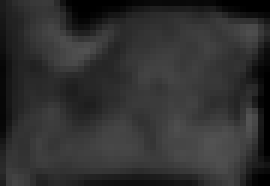
#> input picture keypts/MR_0055_L_4.png, 45 x 31 px (shown 6 times larger); its folder holds only this picture in this run
$ jupyter execute --allow-errors 'find ha, hm, hd.ipynb'   (older library calls are emulated)
#> lines starting #> are read from the running program, lines starting #| are printed output that depends on the picture
[cell 1]
import cv2
import numpy as np

[cell 2]
import imutils
import matplotlib.pyplot as plt
from scipy.interpolate import splprep, splev

[cell 3]
# [18 lines left out: function get_perp_bisector, not called in this run]

[cell 4]
# [12 lines left out: function get_md_pt, not called in this run]

[cell 5]
# [17 lines left out: function smooth_contours, not called in this run]

[cell 6]
# [35 lines left out: function warp_image, not called in this run]

[cell 7]
# [49 lines left out: function find_pts, not called in this run]

[cell 8]
import os
#> (the rest of this cell did not finish here and is left out)

[cell 9]
import matplotlib.pyplot as plt

from skimage.feature import greycomatrix, greycoprops
from skimage import data

[cell 10]
patches = []
xs = []
ys = []
for idx, img in enumerate(os.listdir('keypts')):
    if idx < 1000:
        try:
            i = cv2.imread('keypts/{}'.format(img))
#> i is the input picture: shape (31, 45, 3); min 0, max 83, mean 47.9
            i = cv2.cvtColor(i, cv2.COLOR_BGR2GRAY)
#> i: shape (31, 45)
            glcm = greycomatrix(i, [5], [0], 256, symmetric=True, normed=True)
            xs.append(greycoprops(glcm, 'dissimilarity')[0, 0])
            ys.append(greycoprops(glcm, 'contrast')[0, 0])
        except Exception as e:
            print(e)

[cell 11]
# create the figure
print(len(xs))
#| 1
plt.plot(xs, ys, 'go')
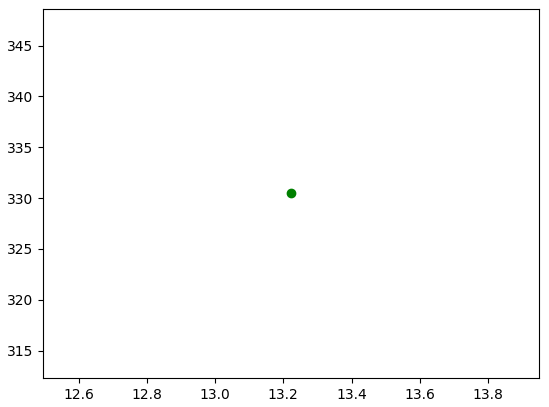
#> figure drawn by matplotlib, 1 panel


$ run again, on keypts/MR_0265_L_0.png
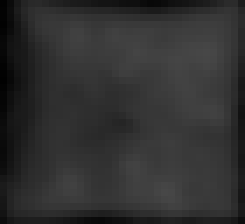
#> input picture keypts/MR_0265_L_0.png, 35 x 32 px (shown 7 times larger)
#> i is the input picture: shape (32, 35, 3); min 1, max 71, mean 47.9
#> i: shape (32, 35)
#| 1
#> `[cell 11] # create the figure print(len(xs)) plt.plot(xs, ys, 'go')`:
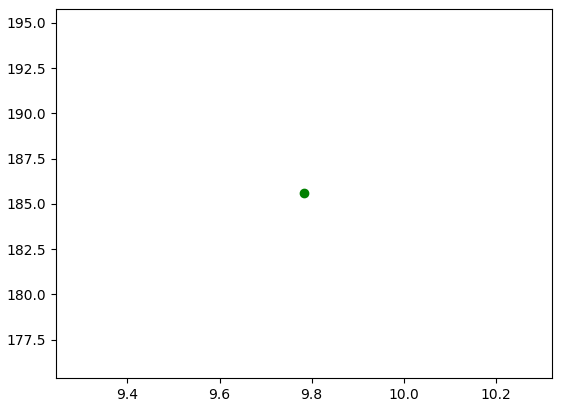
#> figure drawn by matplotlib, 1 panel

$ run again, on keypts/MR_0350_L_1.png
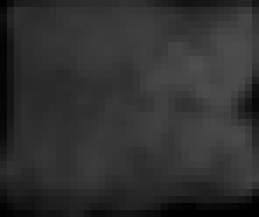
#> input picture keypts/MR_0350_L_1.png, 37 x 31 px (shown 7 times larger)
#> i is the input picture: shape (31, 37, 3); min 0, max 78, mean 47.8
#> i: shape (31, 37)
#| 1
#> `[cell 11] # create the figure print(len(xs)) plt.plot(xs, ys, 'go')`:
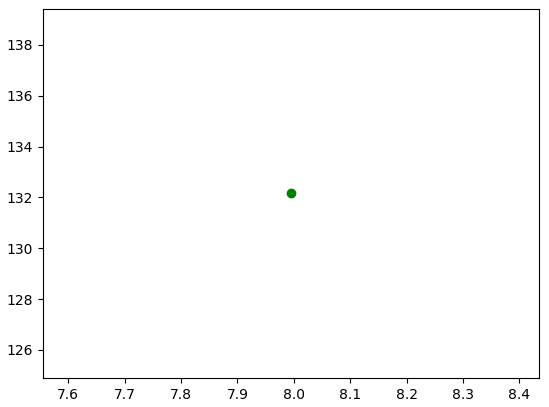
#> figure drawn by matplotlib, 1 panel

$ run again, on keypts/MR_0431_L_5.png
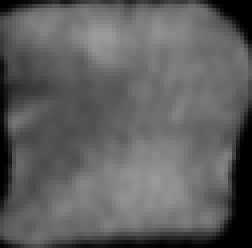
#> input picture keypts/MR_0431_L_5.png, 63 x 62 px (shown 4 times larger)
#> i is the input picture: shape (62, 63, 3); min 0, max 155, mean 94.8
#> i: shape (62, 63)
#| 1
#> `[cell 11] # create the figure print(len(xs)) plt.plot(xs, ys, 'go')`:
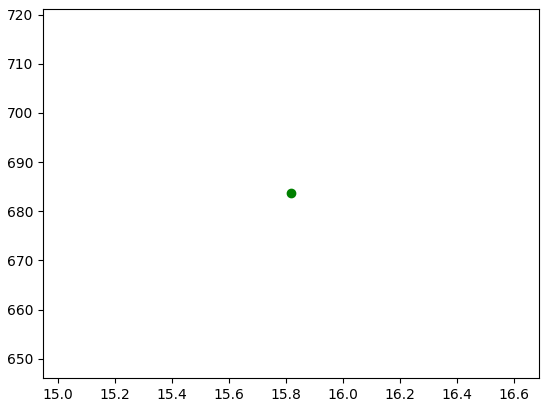
#> figure drawn by matplotlib, 1 panel

$ run again, on keypts/MR_0135_L_2.png
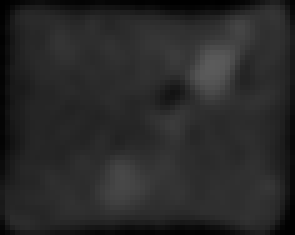
#> input picture keypts/MR_0135_L_2.png, 59 x 47 px (shown 5 times larger)
#> i is the input picture: shape (47, 59, 3); min 0, max 91, mean 40.6
#> i: shape (47, 59)
#| 1
#> `[cell 11] # create the figure print(len(xs)) plt.plot(xs, ys, 'go')`:
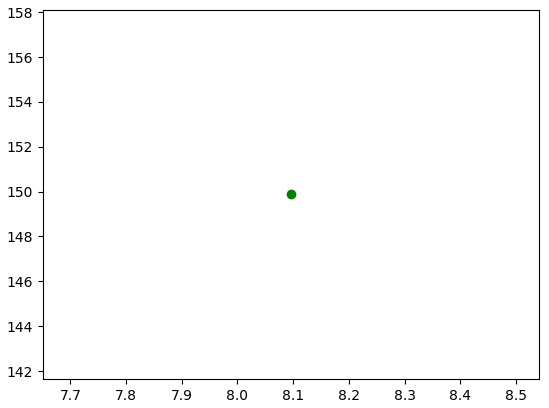
#> figure drawn by matplotlib, 1 panel
